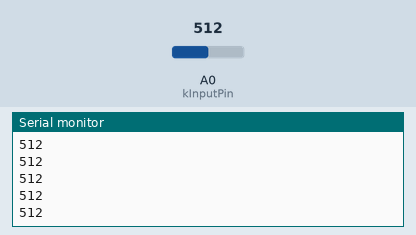
Bench run of a sketch on a simulated Arduino Uno, built with avr-gcc and run on an emulated ATmega328P. Shown: the last lines printed to the serial monitor. Inputs (shaded band) come from the test bench; at power-on: A0 (kInputPin) = 512.

Above: at 1.2 s.
1.3 s: A0 (kInputPin) set to 716
At 1.32 s:
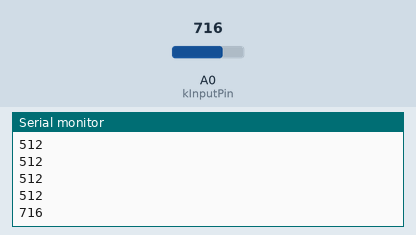
2.8 s: A0 (kInputPin) set to 900
At 2.82 s:
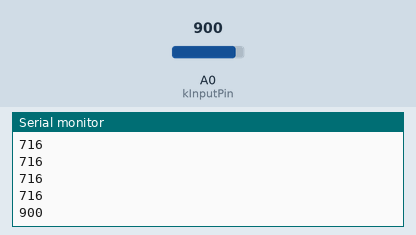
Timing chart, 0 to 5.8 s (numbered marks = the images above; inputs shaded):
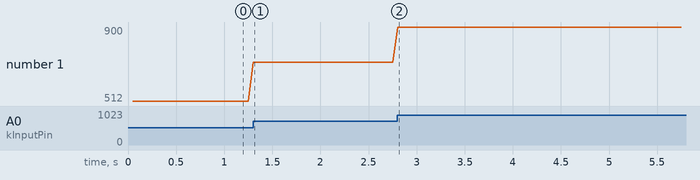

Measured:
- after the input at 1.3 s, the serial monitor: prints a new line at once (image 1)
- after the input at 2.8 s, the serial monitor: prints a new line at once (image 2)
- plotted number 1: 512 → 716 after the input at 1.3 s, 716 → 900 after the input at 2.8 s

The sketch:

analog_monitor.ino
```cpp
// Streams raw readings of one analog input over serial at a fixed rate,
// one integer per line. Used on the bench together with tools/serial_plot.

constexpr uint8_t kInputPin = A0;
constexpr unsigned long kBaudRate = 115200;
constexpr unsigned long kSamplePeriodMs = 50;  // 20 samples per second

void setup() {
  Serial.begin(kBaudRate);
}

void loop() {
  static unsigned long lastSampleMs = 0;

  const unsigned long now = millis();
  if (now - lastSampleMs >= kSamplePeriodMs) {
    lastSampleMs = now;
    Serial.println(analogRead(kInputPin));
  }
}
```
